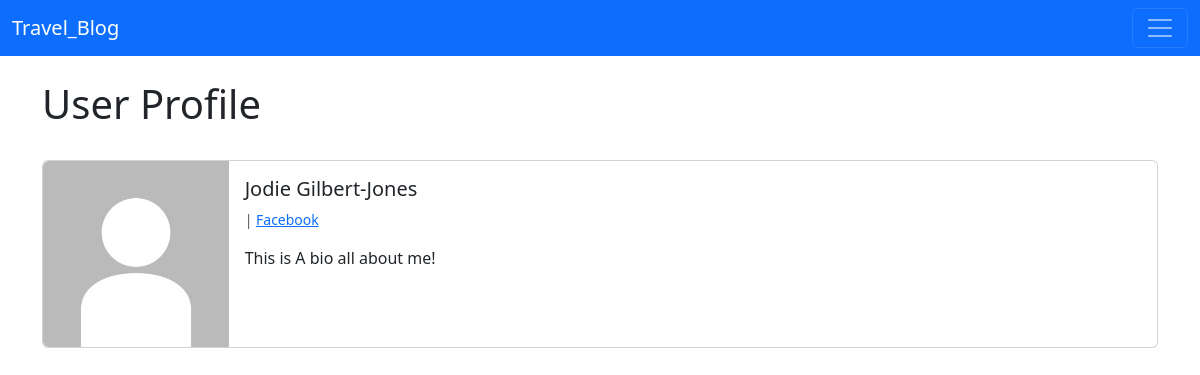
Screenshot of /member_area/2/profile/ with the database file from the repository.
### travel_blog/models.py (models this page shows, shortened)
class Profile(models.Model):
    user = models.OneToOneField(User, null=True, on_delete=models.CASCADE)
    bio = models.TextField()
    profile_pic = models.ImageField(null=True, blank=True, upload_to='images/profile/')
    website_url = models.CharField(max_length=255, null=True, blank=True)
    facebook_url = models.CharField(max_length=255, null=True, blank=True)
    instagram_url = models.CharField(max_length=255, null=True, blank=True)

### member_area/views.py (the view)
# urls.py: path('<int:pk>/profile/', ShowProfilePageView.as_view(), name='show_profile_page'),
class ShowProfilePageView(DetailView):
    model = Profile
    template_name = 'registration/user_profile.html'
    def get_context_data(self, *args, **kwargs):
        context = super(ShowProfilePageView, self).get_context_data(*args, **kwargs)
        page_user = get_object_or_404(Profile, id=self.kwargs['pk'])
        context["page_user"] = page_user
        return context

### member_area/templates/registration/user_profile.html (shortened to what this page needs)
{% extends 'base.html' %}
{% load static %}
{% block content %}
<h1>User Profile</h1>
<br/>
<div class="card mb-3" >
    <div class="row g-0">
      <div class="col-md-2">
{% if page_user.profile_pic %}
        <img src="{{ page_user.profile_pic.url }}"
         class="img-fluid rounded-start" width=200 height=200>
{% else %}
        <img src="{% static 'travel_blog/images/default_profile_pic.jpg' %}"
         class="img-fluid rounded-start" width=200 height=200>
{% endif %}
      </div>
      <div class="col-md-10">
        <div class="card-body">
          <h5 class="card-title">
            {{ page_user.user.first_name }}
            {{ page_user.user.last_name }}</h5>
          <p class="small text-body-secondary">
            {% if page_user.facebook_url %}
               | <a href=" {{ page_user.facebook_url }}">Facebook</a>
            {% endif %}
          </p>
          <p class="card-text">
            {{ page_user.bio }}
          </p>
        </div>
      </div>
    </div>
  </div>
{% endblock %}

### rows the page displays
Profile: user.first_name "Jodie", user.last_name "Gilbert-Jones", bio "This is A bio all about me!"
